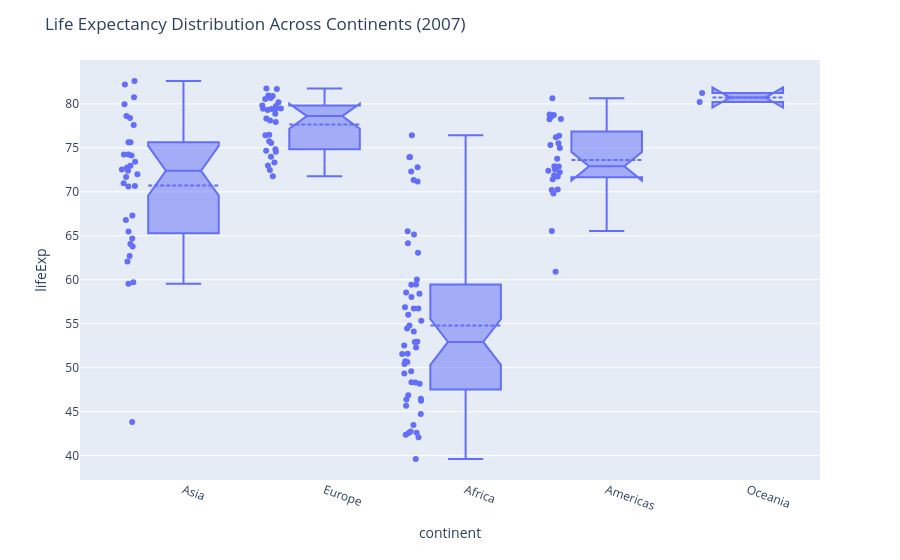

The notebook cell this image was saved under:
### Markdown cell above
1. Display Individual Data Points (Show all individual country data points along with the box plot).
2. Display the Mean Value (Add a mean line inside each box to highlight the average life expectancy).
3. Enable Notches in the Box Plot (Helps to indicate confidence around the median).
4. Improve Layout by adding an appropriate title, adjusting box width and rotating the x-axis labels slightly.
5. Save the final plot.

### Code cell
gpm_yer = gpm[gpm["year"] == 2007]

fig = px.box(
    gpm_yer,
    x="continent",
    y="lifeExp",
    points="all",
    notched=True
)

fig.update_traces(boxmean=True, width=0.5)

fig.update_layout(
    title="Life Expectancy Distribution Across Continents (2007)",
    xaxis_tickangle=20
)

fig.write_html("../plots/life_expectancy_boxplot.html")

fig.show()

### Figure 1 — Plotly figure (JSON) as saved in the notebook; plotly's stock layout.template omitted (floating-point values rounded to 4 significant figures; data arrays with more than 128 entries replaced by an {"elided": "..."} marker saying what was removed)
{"data": [{"alignmentgroup": "True", "boxmean": true, "boxpoints": "all", "hovertemplate": "continent=%{x}<br>lifeExp=%{y}<extra></extra>", "legendgroup": "", "marker": {"color": "#636efa"}, "name": "", "notched": true, "offsetgroup": "", "orientation": "v", "showlegend": false, "type": "box", "width": 0.5, "x": {"elided": "142 str values"}, "x0": " ", "xaxis": "x", "y": {"elided": "142 float values"}, "y0": " ", "yaxis": "y"}], "layout": {"boxmode": "group", "legend": {"tracegroupgap": 0}, "margin": {"t": 60}, "title": {"text": "Life Expectancy Distribution Across Continents (2007)"}, "xaxis": {"anchor": "y", "domain": [0, 1], "tickangle": 20, "title": {"text": "continent"}}, "yaxis": {"anchor": "x", "domain": [0, 1], "title": {"text": "lifeExp"}}}}
